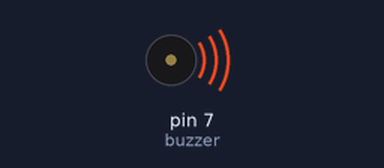
The sketch below on a simulated Arduino Uno, built with avr-gcc and run on an emulated ATmega328P. Parts: buzzer (waves = sounding).

Above: at 0.1 s.
At 4.9 s:
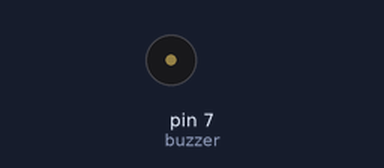
Timing chart, 0 to 6.4 s (numbered marks = the images above):
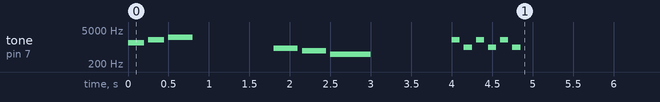

The sketch:

codigo_para_testar_efeitos_sonoros.ino
```cpp
const int buzzer = 7;

void setup() {
  pinMode(buzzer, OUTPUT);

  // Executa os sons uma vez para demonstração
  somFeliz();
  delay(1000);

  somTriste();
  delay(1000);

  somAlerta();
}

void loop() {
  // Deixamos vazio para não ficar repetindo sem parar.
  // Você pode propor que os alunos coloquem botões no loop
  // para acionar cada som depois!
}

// --- Funções customizadas de som ---

void somFeliz() {
  // Frequências subindo rapidamente = alegria/sucesso
  tone(buzzer, 1500, 200); delay(250);
  tone(buzzer, 2000, 200); delay(250);
  tone(buzzer, 2500, 300); delay(300);
}

void somTriste() {
  // Frequências caindo e lentas = tristeza/falha
  tone(buzzer, 900, 300); delay(350);
  tone(buzzer, 700, 300); delay(350);
  tone(buzzer, 500, 500); delay(500);
}

void somAlerta() {
  // Frequências alternando rápido = sirene/perigo
  for(int i = 0; i < 3; i++) {
    tone(buzzer, 2000, 100); delay(150);
    tone(buzzer, 1000, 100); delay(150);
  }
}
```
